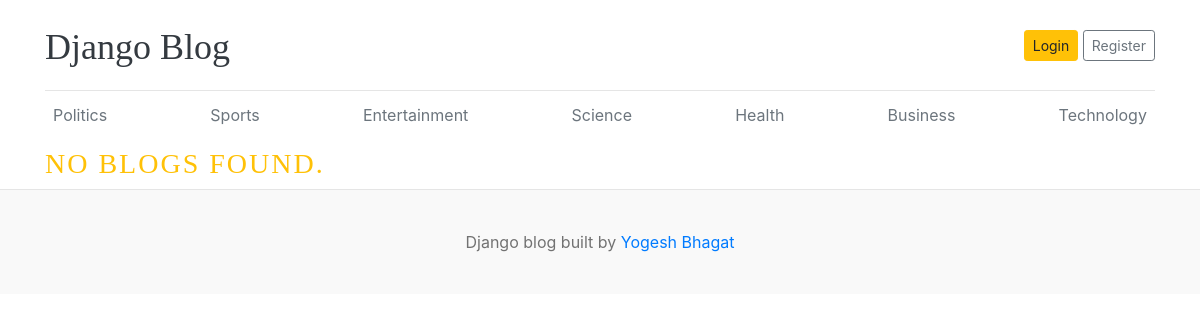
/blog/5/, run on the app's committed database.
### blogs/models.py (models this page shows, shortened)
class Category(models.Model):
    category_name = models.CharField(max_length=50)
    created_at = models.DateTimeField(auto_now_add=True)
    updated_at = models.DateTimeField(auto_now = True)
    class Meta:
        verbose_name_plural = 'Categories'

### blogs/views.py (the view)
# urls.py: path('<int:category_id>/', views.blogs_by_category, name='blogs_by_category')
def blogs_by_category(request, category_id):
    blogs = Blog.objects.filter(category = category_id, status='Published').order_by('-created_at')
    category = get_object_or_404(Category, id=category_id)
    context = {
        'blogs':blogs,
        'category':category,
    }
    return render (request, 'blogs_by_category.html', context)

### blogs/context_processors.py (called while the page is built)
def get_categories(request):
    categories = Category.objects.all()
    return dict(categories=categories)

### templates/blogs_by_category.html (shortened to what this page needs)
{% extends 'base.html' %}
{% block content %}
{% if blogs %}
  <h3 class="text-uppercase text-warning" style="letter-spacing: 2px;">Category - {{category}}</h3>
    <div class="row mb-2">
      {% for blog in blogs %}
        <div class="col-md-6">
          <div class="card border-0" >
            <div class="card-body">
              <h3>{{blog.title}}</h3>
              <small class="mb-1 text-muted">{{blog.created_at | timesince}} ago | {{blog.author}}</small>
              <p class="card-text">{{blog.short_description | truncatewords:25}}</p>
            </div>
          </div>
        </div>
      {% endfor %}
{% else %}
  <h3 class="text-uppercase text-warning" style="letter-spacing: 2px;" >No blogs found.</h3>
{% endif %}
  </div>
{% endblock %}

### templates/base.html (shortened to what this page needs)
{% load static %}
<!DOCTYPE html>
<html lang="en">
<head>
    <link href="https://getbootstrap.com/docs/4.0/dist/css/bootstrap.min.css" rel="stylesheet">
    <link href="{% static 'css/blog.css' %}" rel="stylesheet">
  </head>
<body>
    <div class="container">
      <header class="blog-header py-3">
        <div class="row flex-nowrap justify-content-between align-items-center">
          <div class="col-8 pt-1">
            <a class="blog-header-logo text-dark" href="/">Django Blog</a>
          </div>
          <div class="col-4 d-flex justify-content-end align-items-center">
            <a class="btn btn-sm btn-warning" href="#">Login</a> &nbsp;
            <a class="btn btn-sm btn-outline-secondary" href="#">Register</a>
          </div>
        </div>
      </header>
      <div class="nav-scroller py-1 mb-2">
        <nav class="nav d-flex justify-content-between">
          {% for category in categories %}
          <a class="p-2 text-muted" href="{%url 'blogs_by_category' category.id%}">{{category.category_name}}</a>
          {% endfor %}
        </nav>
      </div>
{% block content %}
{% endblock %}
<footer class="blog-footer">
  <p>Django blog built  by <a href="#">Yogesh Bhagat</a></p>
</footer>
</body>
</html>

### blog_main/static/css/blog.css (style rules this page uses)
.blog-header { border-bottom: 1px solid #e5e5e5; }
.blog-header-logo { font-family: "Playfair Display", Georgia, "Times New Roman", serif; font-size: 2.25rem; }
h1, h2, h3, h4, h5, h6 { font-family: "Playfair Display", Georgia, "Times New Roman", serif; }
.blog-footer { padding: 2.5rem 0; color: #727272; text-align: center; background-color: #f9f9f9; border-top: .05rem solid #e5e5e5; }
.blog-footer p:last-child { margin-bottom: 0; }

### data on the page
Category: category_name "Politics"
Category: category_name "Sports"
Category: category_name "Entertainment"
Category: category_name "Science"
Category: category_name "Health"
Category: category_name "Business"
Category: category_name "Technology"
